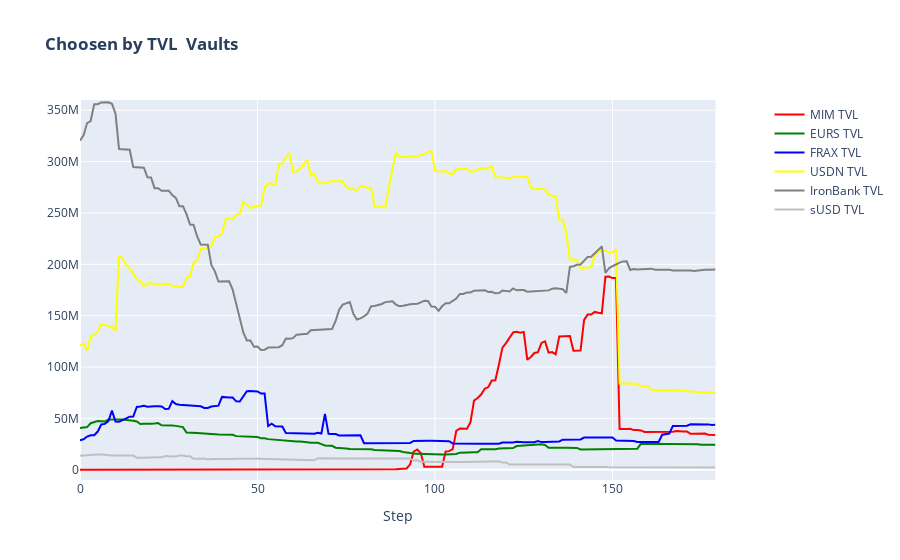

Notebook source saved alongside this figure:
### Code cell
fig = make_subplots(subplot_titles=('' ), specs=[[{"secondary_y": True}]])
#x = range(0,len(data['Date']))
x= np.arange(0, 185, 1)

fig.add_trace(go.Scatter(x=x, y=data['MIM TVL'], line=dict(color='red'), name='MIM TVL'), secondary_y=False)
fig.add_trace(go.Scatter(x=x, y=data['EURS TVL'], line=dict(color='green'), name='EURS TVL'), secondary_y=False)
fig.add_trace(go.Scatter(x=x, y=data['FRAX TVL'], line=dict(color='blue'), name='FRAX TVL'), secondary_y=False)
fig.add_trace(go.Scatter(x=x, y=data['USDN TVL'], line=dict(color='yellow'), name='USDN TVL'), secondary_y=False)
#fig.add_trace(go.Scatter(x=x, y=data['mUSD TVL'], line=dict(color='brown'), name='mUSD TVL'), secondary_y=False)
#fig.add_trace(go.Scatter(x=x, y=data['USDP TVL'], line=dict(color='brown'), name='USDP TVL'), secondary_y=False)
fig.add_trace(go.Scatter(x=x, y=data['IronBank TVL'], line=dict(color='grey'), name='IronBank TVL'), secondary_y=False)
fig.add_trace(go.Scatter(x=x, y=data['sUSD TVL'], line=dict(color='silver'), name='sUSD TVL'), secondary_y=False)
#fig.add_trace(go.Scatter(x=x, y=data['alUSD TVL'], line=dict(color='darkgreen'), name='alUSD TVL'), secondary_y=False)
fig.update_layout(title_text='<b>Choosen by TVL  Vaults</b>')
fig.update_xaxes(title_text='Step')
fig.update_layout(yaxis_range=[-10000000,360000000])

fig.show()

### Figure 1 — Plotly figure (JSON) as saved in the notebook; plotly's stock layout.template omitted (floating-point values rounded to 4 significant figures; data arrays with more than 128 entries replaced by an {"elided": "..."} marker saying what was removed)
{"data": [{"line": {"color": "red"}, "name": "MIM TVL", "type": "scatter", "x": {"elided": "185 int values"}, "xaxis": "x", "y": {"elided": "180 int values"}, "yaxis": "y"}, {"line": {"color": "green"}, "name": "EURS TVL", "type": "scatter", "x": {"elided": "185 int values"}, "xaxis": "x", "y": {"elided": "180 int values"}, "yaxis": "y"}, {"line": {"color": "blue"}, "name": "FRAX TVL", "type": "scatter", "x": {"elided": "185 int values"}, "xaxis": "x", "y": {"elided": "180 int values"}, "yaxis": "y"}, {"line": {"color": "yellow"}, "name": "USDN TVL", "type": "scatter", "x": {"elided": "185 int values"}, "xaxis": "x", "y": {"elided": "180 int values"}, "yaxis": "y"}, {"line": {"color": "grey"}, "name": "IronBank TVL", "type": "scatter", "x": {"elided": "185 int values"}, "xaxis": "x", "y": {"elided": "180 int values"}, "yaxis": "y"}, {"line": {"color": "silver"}, "name": "sUSD TVL", "type": "scatter", "x": {"elided": "185 int values"}, "xaxis": "x", "y": {"elided": "180 int values"}, "yaxis": "y"}], "layout": {"title": {"text": "<b>Choosen by TVL  Vaults</b>"}, "xaxis": {"anchor": "y", "domain": [0, 0.94], "title": {"text": "Step"}}, "yaxis": {"anchor": "x", "domain": [0, 1], "range": [-10000000, 360000000]}, "yaxis2": {"anchor": "x", "overlaying": "y", "side": "right"}}}
